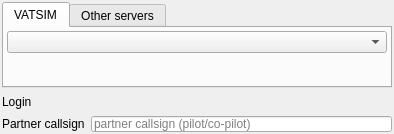
<?xml version="1.0" encoding="UTF-8"?>
<ui version="4.0">
 <class>CNetworkDetailsComponent</class>
 <widget class="QFrame" name="CNetworkDetailsComponent">
  <property name="geometry">
   <rect>
    <x>0</x>
    <y>0</y>
    <width>394</width>
    <height>134</height>
   </rect>
  </property>
  <property name="windowTitle">
   <string>Network details</string>
  </property>
  <layout class="QVBoxLayout" name="vl_CNetworkDetailsComponent">
   <property name="leftMargin">
    <number>0</number>
   </property>
   <property name="topMargin">
    <number>0</number>
   </property>
   <property name="rightMargin">
    <number>0</number>
   </property>
   <property name="bottomMargin">
    <number>0</number>
   </property>
   <item>
     <widget class="QWidget" name="tb_NetworkServer">
      <layout class="QVBoxLayout" name="vl_NetworkServerPage">
       <property name="leftMargin">
        <number>2</number>
       </property>
       <property name="topMargin">
        <number>2</number>
       </property>
       <property name="rightMargin">
        <number>2</number>
       </property>
       <property name="bottomMargin">
        <number>2</number>
       </property>
       <item>
        <widget class="QTabWidget" name="tw_Network">
         <property name="sizePolicy">
          <sizepolicy hsizetype="Expanding" vsizetype="Fixed">
           <horstretch>0</horstretch>
           <verstretch>0</verstretch>
          </sizepolicy>
         </property>
         <property name="tabPosition">
          <enum>QTabWidget::North</enum>
         </property>
         <property name="currentIndex">
          <number>0</number>
         </property>
         <widget class="QWidget" name="tb_NetworkVatsim">
          <attribute name="title">
           <string>VATSIM</string>
          </attribute>
          <layout class="QGridLayout" name="gl_NetworkVATSIM">
           <property name="leftMargin">
            <number>3</number>
           </property>
           <property name="topMargin">
            <number>3</number>
           </property>
           <property name="rightMargin">
            <number>3</number>
           </property>
           <property name="bottomMargin">
            <number>3</number>
           </property>
           <property name="horizontalSpacing">
            <number>3</number>
           </property>
           <item row="1" column="0">
            <widget class="QWidget" name="wi_VatsimButtons" native="true">
             <layout class="QHBoxLayout" name="hl_VatsimButtons">
              <property name="leftMargin">
               <number>0</number>
              </property>
              <property name="topMargin">
               <number>0</number>
              </property>
              <property name="rightMargin">
               <number>0</number>
              </property>
              <property name="bottomMargin">
               <number>0</number>
              </property>
              <item>
               <spacer name="hs_VatsimButtons">
                <property name="orientation">
                 <enum>Qt::Horizontal</enum>
                </property>
                <property name="sizeHint" stdset="0">
                 <size>
                  <width>40</width>
                  <height>20</height>
                 </size>
                </property>
               </spacer>
              </item>
             </layout>
            </widget>
           </item>
           <item row="0" column="0">
            <widget class="swift::gui::components::CServerListSelector" name="comp_VatsimServers"/>
           </item>
          </layout>
         </widget>
         <widget class="QWidget" name="tb_OtherServers">
          <attribute name="title">
           <string>Other servers</string>
          </attribute>
          <layout class="QGridLayout" name="gl_OtherServers">
           <property name="leftMargin">
            <number>3</number>
           </property>
           <property name="topMargin">
            <number>3</number>
           </property>
           <property name="rightMargin">
            <number>3</number>
           </property>
           <property name="bottomMargin">
            <number>3</number>
           </property>
           <property name="horizontalSpacing">
            <number>3</number>
           </property>
           <item row="0" column="0">
            <widget class="swift::gui::components::CServerListSelector" name="comp_OtherServers"/>
           </item>
           <item row="1" column="0">
            <widget class="QWidget" name="wi_OtherServersButtons" native="true">
             <layout class="QHBoxLayout" name="hl_OtherServersButtons">
              <property name="leftMargin">
               <number>0</number>
              </property>
              <property name="topMargin">
               <number>0</number>
              </property>
              <property name="rightMargin">
               <number>0</number>
              </property>
              <property name="bottomMargin">
               <number>0</number>
              </property>
              <item>
               <spacer name="hs_OtherServersButtons">
                <property name="orientation">
                 <enum>Qt::Horizontal</enum>
                </property>
                <property name="sizeHint" stdset="0">
                 <size>
                  <width>40</width>
                  <height>20</height>
                 </size>
                </property>
               </spacer>
              </item>
              <item>
               <widget class="QPushButton" name="pb_RefreshOtherServers">
                <property name="text">
                 <string>reload</string>
                </property>
                <property name="icon">
                 <iconset resource="../../misc/misc.qrc">
                  <normaloff>:/diagona/icons/diagona/icons/arrow-circle-225.png</normaloff>:/diagona/icons/diagona/icons/arrow-circle-225.png</iconset>
                </property>
               </widget>
              </item>
              <item>
               <widget class="QPushButton" name="pb_OtherServersGotoSettings">
                <property name="text">
                 <string>settings </string>
                </property>
               </widget>
              </item>
             </layout>
            </widget>
           </item>
          </layout>
         </widget>
        </widget>
       </item>
       <item>
        <widget class="QWidget" name="wi_FurtherLoginDetails" native="true">
         <property name="minimumSize">
          <size>
           <width>0</width>
           <height>30</height>
          </size>
         </property>
         <layout class="QFormLayout" name="fl_FurtherLoginDetails">
          <property name="leftMargin">
           <number>0</number>
          </property>
          <property name="topMargin">
           <number>0</number>
          </property>
          <property name="rightMargin">
           <number>0</number>
          </property>
          <property name="bottomMargin">
           <number>0</number>
          </property>
          <item row="1" column="1">
           <widget class="QLineEdit" name="le_PartnerCallsign">
            <property name="placeholderText">
             <string>partner callsign (pilot/co-pilot)</string>
            </property>
           </widget>
          </item>
          <item row="0" column="0">
           <widget class="QLabel" name="lbl_Mode">
            <property name="text">
             <string>Login</string>
            </property>
           </widget>
          </item>
          <item row="0" column="1">
           <widget class="swift::gui::CLoginModeButtons" name="frp_LoginMode">
            <property name="minimumSize">
             <size>
              <width>0</width>
              <height>20</height>
             </size>
            </property>
           </widget>
          </item>
          <item row="1" column="0">
           <widget class="QLabel" name="lbl_Copilot">
            <property name="text">
             <string>Partner callsign</string>
            </property>
           </widget>
          </item>
         </layout>
        </widget>
       </item>
      </layout>
     </widget>
   </item>
  </layout>
 </widget>
 <customwidgets>
  <customwidget>
   <class>swift::gui::editors::CFsdSetupForm</class>
   <extends>QFrame</extends>
   <header>gui/editors/fsdsetupform.h</header>
   <container>1</container>
  </customwidget>
  <customwidget>
   <class>swift::gui::components::CServerListSelector</class>
   <extends>QComboBox</extends>
   <header>gui/components/serverlistselector.h</header>
  </customwidget>
  <customwidget>
   <class>swift::gui::CLoginModeButtons</class>
   <extends>QFrame</extends>
   <header>gui/loginmodebuttons.h</header>
   <container>1</container>
  </customwidget>
 </customwidgets>
 <tabstops>
  <tabstop>tw_Network</tabstop>
  <tabstop>comp_VatsimServers</tabstop>
  <tabstop>le_PartnerCallsign</tabstop>
  <tabstop>comp_OtherServers</tabstop>
  <tabstop>pb_RefreshOtherServers</tabstop>
  <tabstop>pb_OtherServersGotoSettings</tabstop>
 </tabstops>
 <resources>
  <include location="../../misc/misc.qrc"/>
 </resources>
 <connections/>
</ui>
